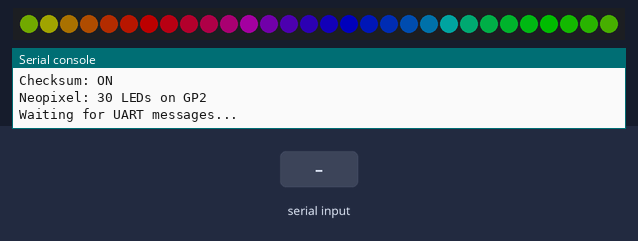
Simulated run of this program. Board: Raspberry Pi Pico running MicroPython. Shown: 30 RGB LEDs in strip order, left to right, the last lines printed to the serial console. The inputs (shaded band) are chosen by the test bench. Dim RGB values are drawn brighter than linear; threads take turns every 2 ms.

Above: at 1.2 s.
1.3 s: "GRBW\n" received over the second serial link
At 1.66 s:
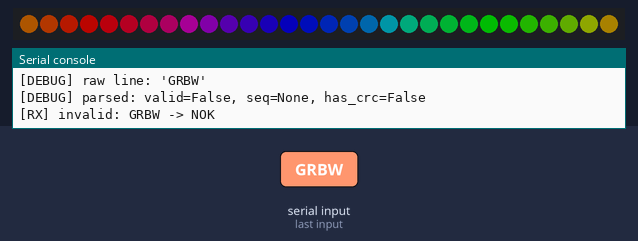
2.8 s: "RGBW\n" received over the second serial link
At 2.86 s:
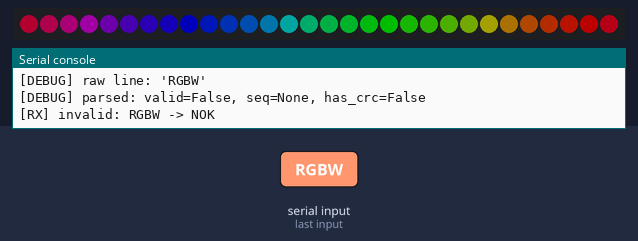
4.3 s: "GRB\n" received over the second serial link
Timing chart, 0 to 7.3 s (numbered marks = the images above; inputs shaded):
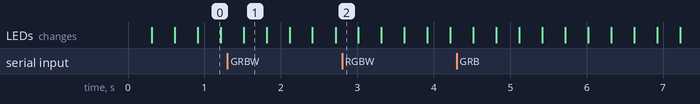

The program:

main.py
```python
import time
import random
from machine import UART, Pin
import _thread
import config

try:
    from neopixel import NeoPixel
    NEOPIXEL_AVAILABLE = True
except ImportError:
    NEOPIXEL_AVAILABLE = False

# CRC-16 CCITT implementation
def crc16(data: bytes) -> int:
    crc = 0xFFFF
    for byte in data:
        crc ^= byte << 8
        for _ in range(8):
            if crc & 0x8000:
                crc = (crc << 1) ^ 0x1021
            else:
                crc <<= 1
            crc &= 0xFFFF
    return crc

def verify_checksum(seq: str, payload: str, received_crc: str) -> bool:
    data = f"{seq}:{payload}".encode()
    calculated = crc16(data)
    try:
        received = int(received_crc, 16)
        return calculated == received
    except ValueError:
        return False

def parse_message(line: str) -> tuple:
    """Parse incoming message. Returns (valid, seq, payload, checksum_present)"""
    line = line.strip()
    if not line:
        return False, None, None, False

    parts = line.split(':')

    if len(parts) == 2:
        seq, payload = parts
        if len(seq) == 5 and seq.isdigit():
            return True, seq, payload, False
        return False, None, None, False

    elif len(parts) == 3:
        seq, payload, crc = parts
        if len(seq) == 5 and seq.isdigit() and len(crc) == 4:
            if config.CHECKSUM_ENABLED:
                valid = verify_checksum(seq, payload, crc)
                return valid, seq, payload, True
            else:
                return True, seq, payload, True
        return False, None, None, True

    return False, None, None, False

# Neopixel color format mapping
FORMAT_MAP = {
    "RGB": (0, 1, 2, -1),
    "GRB": (1, 0, 2, -1),
    "RGBW": (0, 1, 2, 3),
    "GRBW": (1, 0, 2, 3),
}

def wheel(pos):
    """Generate rainbow colors (0-255)"""
    if pos < 85:
        return (255 - pos * 3, pos * 3, 0)
    elif pos < 170:
        pos -= 85
        return (0, 255 - pos * 3, pos * 3)
    else:
        pos -= 170
        return (pos * 3, 0, 255 - pos * 3)

def apply_brightness(color, brightness):
    """Apply brightness (0.0-1.0) to color tuple"""
    return tuple(int(c * brightness) for c in color)

def format_color(r, g, b, fmt):
    """Convert RGB to configured format"""
    order = FORMAT_MAP.get(fmt, (0, 1, 2, -1))
    rgb = [r, g, b]
    if order[3] >= 0:  # RGBW format
        return (rgb[order[0]], rgb[order[1]], rgb[order[2]], 0)
    return (rgb[order[0]], rgb[order[1]], rgb[order[2]])

# Global state for neopixel animation
neopixel_running = True
rainbow_offset = 0

def neopixel_thread():
    """Background thread for rainbow animation"""
    global rainbow_offset, neopixel_running

    if not NEOPIXEL_AVAILABLE:
        return

    pin = Pin(config.NEOPIXEL_PIN, Pin.OUT)
    if config.NEOPIXEL_FORMAT in ("RGBW", "GRBW"):
        np = NeoPixel(pin, config.NEOPIXEL_COUNT, bpp=4)
    else:
        np = NeoPixel(pin, config.NEOPIXEL_COUNT)
    brightness = getattr(config, 'NEOPIXEL_BRIGHTNESS', 1.0)

    while neopixel_running:
        for i in range(config.NEOPIXEL_COUNT):
            color_pos = (i * 256 // config.NEOPIXEL_COUNT + rainbow_offset) & 255
            r, g, b = wheel(color_pos)
            r, g, b = apply_brightness((r, g, b), brightness)
            np[i] = format_color(r, g, b, config.NEOPIXEL_FORMAT)
        np.write()
        rainbow_offset = (rainbow_offset + 1) & 255
        time.sleep_ms(20)

def main():
    global neopixel_running

    # Initialize UART (UART1 uses GP4=TX, GP5=RX by default)
    uart = UART(config.UART_ID, config.BAUD_RATE)

    # Start neopixel animation in background thread
    if NEOPIXEL_AVAILABLE:
        _thread.start_new_thread(neopixel_thread, ())

    buffer = ""
    heartbeat_interval_ms = 5000
    last_heartbeat = time.ticks_ms()
    msg_count = 0

    print(f"UART Tester started - UART{config.UART_ID} @ {config.BAUD_RATE} bps")
    print(f"Checksum: {'ON' if config.CHECKSUM_ENABLED else 'OFF'}")
    print(f"Neopixel: {config.NEOPIXEL_COUNT} LEDs on GP{config.NEOPIXEL_PIN}")
    print("Waiting for UART messages...")

    while True:
        now = time.ticks_ms()

        # Heartbeat
        if time.ticks_diff(now, last_heartbeat) >= heartbeat_interval_ms:
            print(f"[HEARTBEAT] uptime: {now // 1000}s, msgs: {msg_count}")
            last_heartbeat = now

        # Check for incoming data
        if uart.any():
            try:
                data = uart.read(uart.any())
                if data:
                    buffer += data.decode('utf-8', 'ignore')

                    # Process complete lines
                    while '\n' in buffer:
                        line, buffer = buffer.split('\n', 1)
                        print(f"[DEBUG] raw line: {repr(line)}")
                        valid, seq, payload, has_checksum = parse_message(line)
                        print(f"[DEBUG] parsed: valid={valid}, seq={seq}, has_crc={has_checksum}")
                        msg_count += 1

                        if valid:
                            uart.write(b"OK\n")
                            print(f"[RX] #{seq} len={len(line)} -> OK")
                        else:
                            uart.write(b"NOK\n")
                            print(f"[RX] invalid: {line[:50]} -> NOK")
            except Exception as e:
                uart.write(b"NOK\n")
                print(f"[ERR] {e}")
                buffer = ""

        time.sleep_ms(1)

if __name__ == "__main__":
    main()
```

config.py
```python
# Pico UART Tester Configuration

# UART settings
BAUD_RATE = 4800
UART_ID = 1
UART_TX_PIN = 4
UART_RX_PIN = 5

# Neopixel settings
NEOPIXEL_PIN = 2
NEOPIXEL_COUNT = 30
NEOPIXEL_FORMAT = "GRBW"  # Options: "RGB", "GRB", "RGBW", "GRBW"
NEOPIXEL_BRIGHTNESS = 0.3  # 0.0 - 1.0

# Protocol settings
CHECKSUM_ENABLED = True
```
